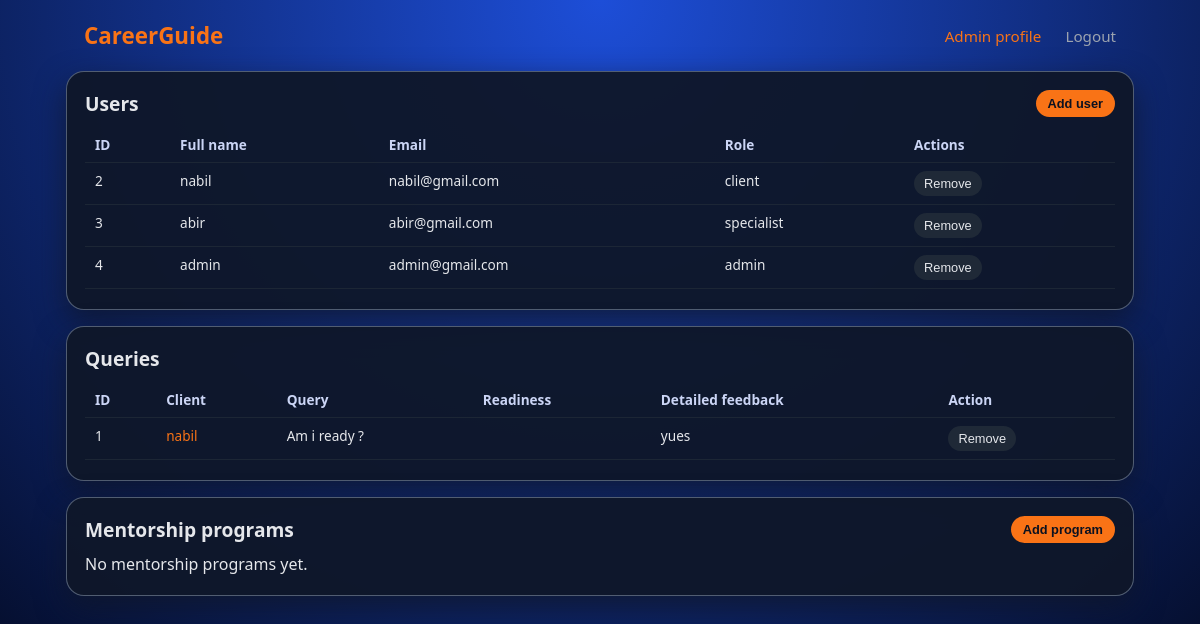
The app's page /admin.php with its own data.
### tables this page shows
CREATE TABLE `users` (
  `id` int(10) UNSIGNED NOT NULL,
  `full_name` varchar(100) NOT NULL,
  `email` varchar(191) NOT NULL,
  `password` varchar(255) NOT NULL,
  `role` enum('client','specialist','admin') NOT NULL DEFAULT 'client',
  `created_at` timestamp NOT NULL DEFAULT current_timestamp()
);

CREATE TABLE `queries` (
  `id` int(10) UNSIGNED NOT NULL,
  `client_id` int(10) UNSIGNED NOT NULL,
  `text` text NOT NULL,
  `status` enum('Pending','Replied') NOT NULL DEFAULT 'Pending',
  `readiness` enum('Not ready','Almost ready','Ready') NOT NULL DEFAULT 'Not ready',
  `feedback_by` int(10) UNSIGNED DEFAULT NULL,
  `detailed_feedback` text DEFAULT NULL,
  `created_at` timestamp NOT NULL DEFAULT current_timestamp(),
  `updated_at` timestamp NULL DEFAULT NULL ON UPDATE current_timestamp()
);

### admin.php (the view, shortened to what this page needs)
<?php
require_once "connect.php";
$users = [];
$usersResult = $mysqli->query("SELECT id, full_name, email, role FROM users ORDER BY id ASC");
if ($usersResult) {
    while ($row = $usersResult->fetch_assoc()) {
        $users[] = $row;
    }
}
$queries = [];
$qSql = "
  SELECT
    q.id,
    q.text,
    q.readiness,
    q.detailed_feedback,
    c.full_name AS client_name,
    c.id AS client_id
  FROM queries q
  JOIN users c ON q.client_id = c.id
  ORDER BY q.id ASC
";
$qRes = $mysqli->query($qSql);
if ($qRes) {
    while ($row = $qRes->fetch_assoc()) {
        $queries[] = $row;
    }
}
$programs = [];
?>
<!DOCTYPE html>
<html lang="en">
<head>
  <link rel="stylesheet" href="admin.css">
</head>
<body>
  <header class="header">
    <div class="logo">CareerGuide</div>
    <nav class="nav">
      <a href="admin.php" class="active">Admin profile</a>
      <a href="login.php" id="logoutLink">Logout</a>
    </nav>
  </header>
  <main class="page">
    <section class="card">
      <header class="section-header">
        <h2 class="section-title">Users</h2>
        <button id="addUserBtn" class="primary-btn small" type="button">Add user</button>
      </header>
      <div class="table-wrapper">
        <table class="admin-table">
          <thead>
            <tr>
              <th>ID</th>
              <th>Full name</th>
              <th>Email</th>
              <th>Role</th>
              <th>Actions</th>
            </tr>
          </thead>
          <tbody id="usersBody">
            <?php if (empty($users)): ?>
              <tr><td colspan="5">No users found.</td></tr>
            <?php else: ?>
              <?php foreach ($users as $u): ?>
                <tr>
                  <td><?php echo htmlspecialchars($u['id']); ?></td>
                  <td><?php echo htmlspecialchars($u['full_name']); ?></td>
                  <td><?php echo htmlspecialchars($u['email']); ?></td>
                  <td><?php echo htmlspecialchars($u['role']); ?></td>
                  <td>
                    <form method="post" action="admin.php" style="display:inline;">
                      <button class="secondary-btn" type="submit"
                        onclick="return confirm('Remove this user?');">
                        Remove
                      </button>
                    </form>
                  </td>
                </tr>
              <?php endforeach; ?>
            <?php endif; ?>
          </tbody>
        </table>
      </div>
    </section>
    <section class="card">
      <header class="section-header">
        <h2 class="section-title">Queries</h2>
      </header>
      <div class="table-wrapper">
        <table class="admin-table">
          <thead>
            <tr>
              <th>ID</th>
              <th>Client</th>
              <th>Query</th>
              <th>Readiness</th>
              <th>Detailed feedback</th>
              <th>Action</th>
            </tr>
          </thead>
          <tbody id="queriesBody">
            <?php if (empty($queries)): ?>
              <tr><td colspan="6">No queries found.</td></tr>
            <?php else: ?>
              <?php foreach ($queries as $q): ?>
                <tr>
                  <td><?php echo htmlspecialchars($q['id']); ?></td>
                  <td>
                    <a href="profile_c.php?id=<?php echo (int)$q['client_id']; ?>" class="link">
                      <?php echo htmlspecialchars($q['client_name']); ?>
                    </a>
                  </td>
                  <td><?php echo nl2br(htmlspecialchars($q['text'])); ?></td>
                  <td><?php echo htmlspecialchars($q['readiness']); ?></td>
                  <td><?php echo nl2br(htmlspecialchars($q['detailed_feedback'] ?? '')); ?></td>
                  <td>
                    <form method="post" action="admin.php" style="display:inline;">
                      <button class="secondary-btn" type="submit"
                        onclick="return confirm('Remove this query?');">
                        Remove
                      </button>
                    </form>
                  </td>
                </tr>
              <?php endforeach; ?>
            <?php endif; ?>
          </tbody>
        </table>
      </div>
    </section>
    <section class="card">
      <header class="section-header">
        <h2 class="section-title">Mentorship programs</h2>
        <button id="addProgramBtn" class="primary-btn small" type="button"
          onclick="window.location.href='program.php'">
          Add program
        </button>
      </header>
      <div id="programsList" class="programs-list">
        <?php if (empty($programs)): ?>
          <p class="page-subtitle">No mentorship programs yet.</p>
        <?php endif; ?>
      </div>
    </section>
  </main>
</body>
</html>

### admin.css (style rules this page uses)
*, *::before, *::after { box-sizing: border-box; margin: 0; padding: 0; }
body { font-family: system-ui, -apple-system, BlinkMacSystemFont, "Segoe UI", sans-serif; background: radial-gradient(circle at top, #1d4ed8, #020617); min-height: 100vh; color: #e5e7eb; }
.header { padding: 20px 7%; display: flex; justify-content: space-between; align-items: center; }
.logo { font-size: 1.4rem; font-weight: 700; color: #f97316; }
.nav a { margin-left: 20px; text-decoration: none; color: #9ca3af; font-size: 0.95rem; }
.nav a.active { color: #f97316; }
.page { max-width: 1100px; margin: 0 auto 32px; padding: 0 16px 32px; }
.card { background: rgba(15, 23, 42, 0.96); border-radius: 18px; padding: 18px 18px 20px; border: 1px solid rgba(148, 163, 184, 0.5); box-shadow: 0 12px 30px rgba(15, 23, 42, 0.8); margin-bottom: 16px; }
.section-header { display: flex; justify-content: space-between; align-items: center; margin-bottom: 10px; }
.section-title { font-size: 1.2rem; }
.table-wrapper { overflow-x: auto; }
.admin-table { width: 100%; border-collapse: collapse; font-size: 0.85rem; }
.admin-table th, .admin-table td { padding: 8px 10px; text-align: left; border-bottom: 1px solid rgba(31, 41, 55, 0.9); vertical-align: top; }
.admin-table th { font-weight: 600; color: #cbd5f5; }
.link { color: #f97316; text-decoration: none; }
.primary-btn { padding: 8px 16px; border-radius: 999px; border: none; background: #f97316; color: #0b1120; font-size: 0.9rem; font-weight: 600; cursor: pointer; }
.primary-btn.small { padding: 6px 12px; font-size: 0.8rem; }
.secondary-btn { padding: 5px 10px; border-radius: 999px; border: none; background: rgba(31, 41, 55, 1); color: #e5e7eb; font-size: 0.8rem; cursor: pointer; }
.programs-list { display: grid; gap: 10px; }

### records on screen
users: id "2", full_name "nabil", email "nabil@gmail.com", role "client"
users: id "3", full_name "abir", email "abir@gmail.com", role "specialist"
users: id "4", full_name "admin", email "admin@gmail.com", role "admin"
queries: id "1", client.full_name "nabil", text "Am i ready ?", detailed_feedback "yues"
